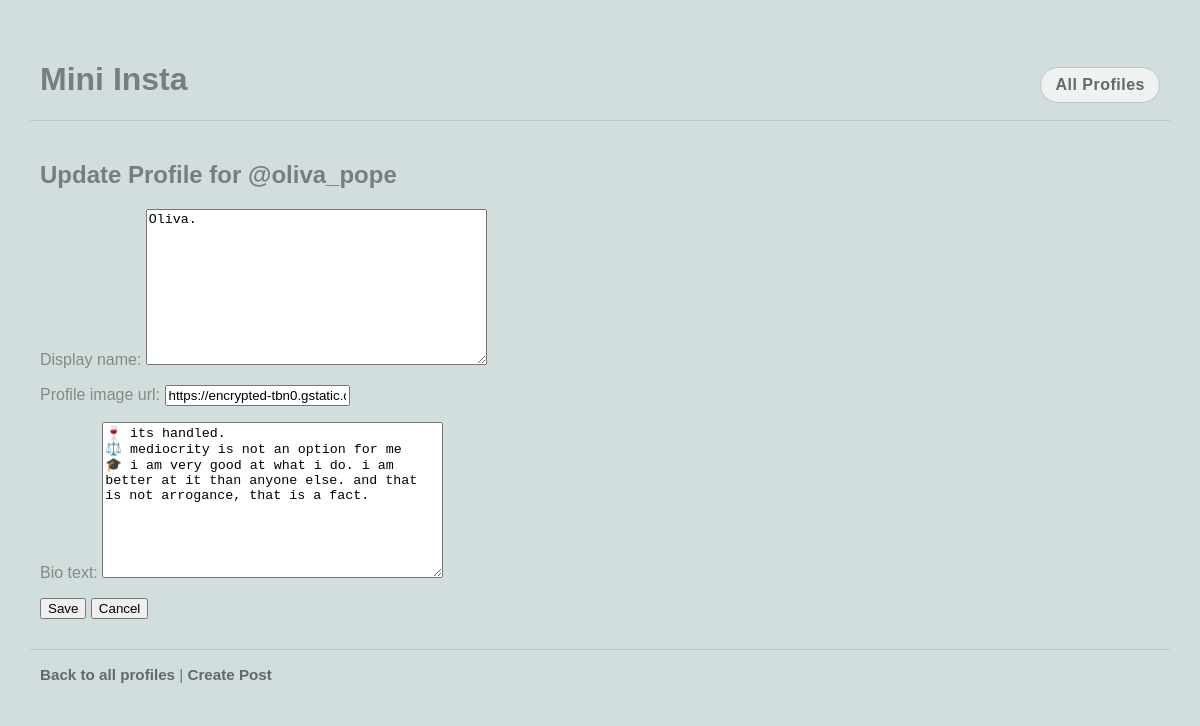
The app's page /mini_insta/profile/5/update, older data.
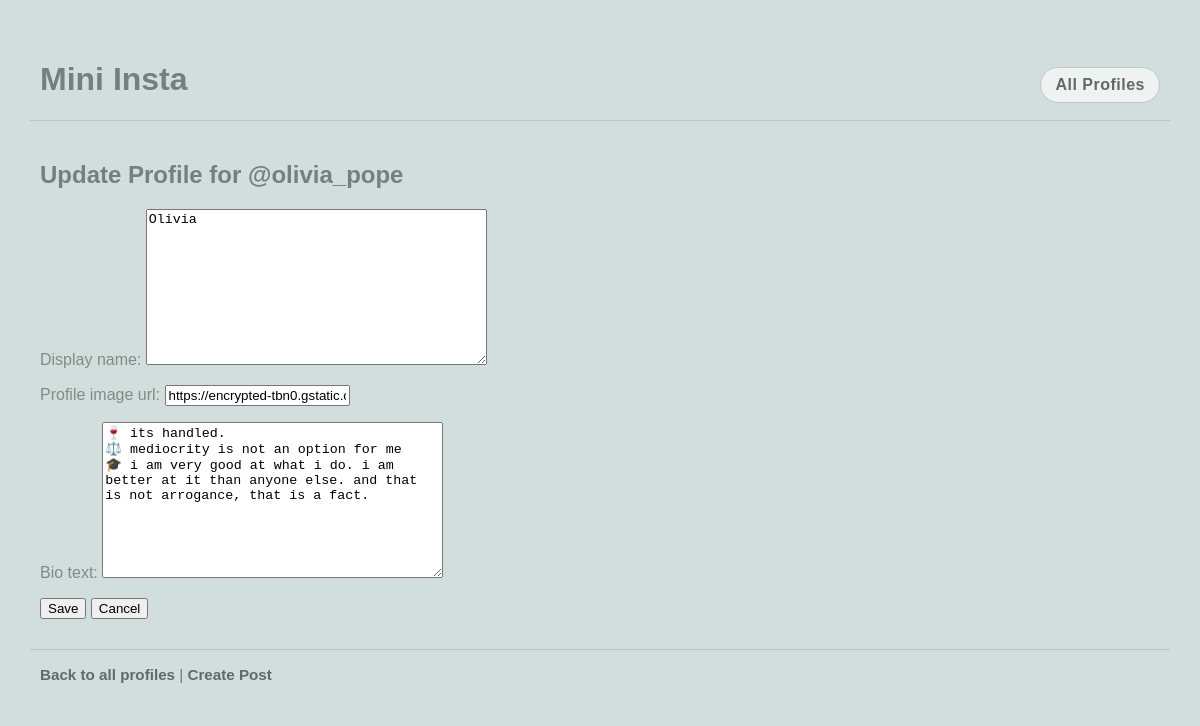
The same page, newer data.
### mini_insta/models.py (models this page shows, shortened)
class Profile(models.Model):
    username = models.TextField(blank=True)
    display_name = models.TextField(blank=True)
    profile_image_url = models.URLField(blank=True)
    bio_text = models.TextField(blank=True)
    join_date = models.DateField(auto_now_add=True)

### mini_insta/views.py (the view)
# urls.py: path('profile/<int:pk>/update', UpdateProfileView.as_view(), name='update_profile'),
class UpdateProfileView(UpdateView):
    model = Profile
    form_class = UpdateProfileForm
    template_name = 'mini_insta/update_profile_form.html'

### mini_insta/forms.py
class UpdateProfileForm(forms.ModelForm):
    class Meta:
        model = Profile
        fields = ['display_name', 'profile_image_url', 'bio_text']

### mini_insta/templates/mini_insta/update_profile_form.html (shortened to what this page needs)
{% extends 'mini_insta/base.html'%}
{% block content%}
<div class="content-container">
    <h2>Update Profile for @{{profile.username}}</h2>
    <form action="{%url 'update_profile' profile.pk %}" method="POST" enctype="multipart/form-data">
        {{form.as_p}}
        <button type="submit">Save</button>
        <a href="{% url 'show_profile' profile.pk%}">
            <button type="button">Cancel</button>
        </a>
    </form>
</div>
{%endblock%}

Row changes from the older to the newer data that the page shows:
changed Profile: username "oliva_pope" → "olivia_pope"; display_name "Oliva." → "Olivia"
